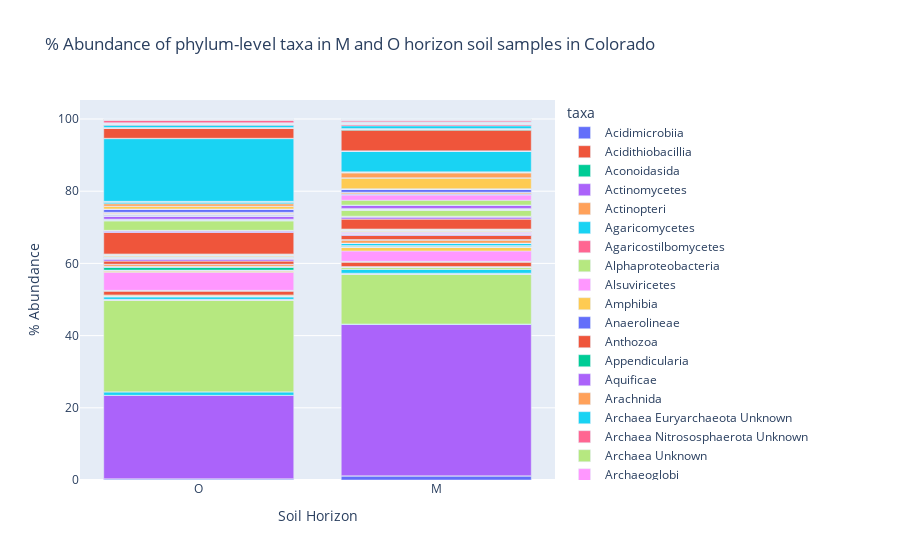

Here is the notebook cell this chart was saved with:
### Markdown cell above
## Plot the taxa abundance of M vs. O horizon soil samples

Using the `plotly` library, the percent abundance of the taxa is plotted as a bar chart - each bar representing the soil horizon and the colors representing the taxa.

### Code cell
# Plot the taxa abundance of each soil type
fig = px.bar(abundance_df, x="soil_horizon", y="avg_relative_abundance", color="taxa", 
             title = "% Abundance of phylum-level taxa in M and O horizon soil samples in Colorado", 
             labels = {"soil_horizon": "Soil Horizon", "avg_relative_abundance": "% Abundance"})
    
fig.update_layout(height=600)
fig.show()
